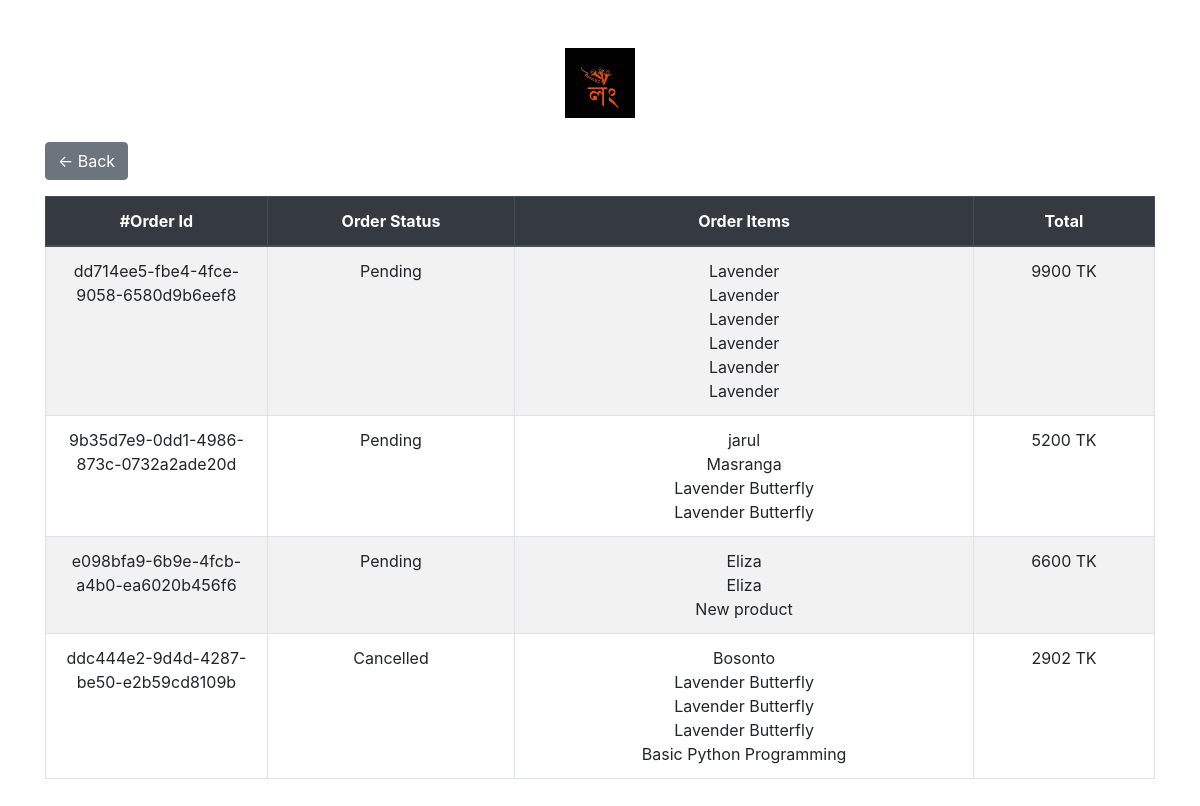
Page /myorder/49 on the committed database.
### shop/models.py (models this page shows, shortened)
class Order(models.Model):
    STATUS_CHOICES = [
        ('not_confirm','not_confirm'),
        ('Confirmed','Confirmed'),
        ('Pending', 'Pending'),
        ('Processing', 'Processing'),
        ('Shipped', 'Shipped'),
        ('Delivered', 'Delivered'),
        ('Cancelled', 'Cancelled'),
    ]
    LOCATION_CHOICES = [
        ('inside_dhaka', 'Inside Dhaka'),
        ('outside_dhaka', 'Outside Dhaka'),
    ]
    id = models.UUIDField(
            primary_key=True,
            default=uuid.uuid4,
            editable=False
        )
    user=models.ForeignKey(UserProfile,on_delete=models.SET_NULL,null=True)
    status = models.CharField(max_length=20, choices=STATUS_CHOICES, default='Pending')
    sesssion_id = models.CharField(max_length=50, blank=True, null=True)
    items = models.ManyToManyField('Product', through='OrderItem')
    created_at=models.DateTimeField(default=now,blank=True)
    complete=models.BooleanField(default=False,blank=True)
    coupon=models.BooleanField(default=False,null=True,blank=True)
    coupon_percentange=models.PositiveIntegerField(default=0,null=True,blank=True)
    cancel_reason=models.TextField(null=True,blank=True)
    location = models.CharField(max_length=20, choices=LOCATION_CHOICES, null=True, blank=True)
    totalbill= models.PositiveIntegerField(default=0)
    delivary_charge = models.PositiveIntegerField(default=False)
    status_changed_by = models.ForeignKey(User,on_delete=models.SET_NULL,null=True,blank=True)
    @property
    def get_total(self):
        order_items = OrderItem.objects.filter(order=self)
        total = sum(item.item_total for item in order_items)
        if self.coupon:
            total-=total*(self.coupon_percentange/100)
        return int(total)

class OrderItem(models.Model):
    product=models.ForeignKey(Product,on_delete=models.CASCADE,null=True)
    quantity=models.IntegerField(default=0)
    order = models.ForeignKey(Order, related_name='order_items',null=True, on_delete=models.CASCADE)
    size=models.CharField(max_length=10,blank=True,null=True)
    is_stitched = models.BooleanField(default=True)
    customization_note = models.TextField(null=True, blank=True)
    @property
    def item_total(self):
        if  self.is_stitched:
            total=self.product.price*self.quantity
        else:
            total=self.product.unstitched_price*self.quantity
        return total

class Product(models.Model):
    name=models.CharField(max_length=100)
    slug = AutoSlugField(populate_from='name',unique=True,null=True,default=None)
    product_code=models.CharField(max_length=100,null=True,blank=True)
    description=models.TextField(null=True,blank=True)
    desc = models.TextField(null=True,blank=True)
    price = models.IntegerField(default=0)
    unstitched_price = models.PositiveIntegerField(default=0)
    discount_percent=models.IntegerField(default=0)
    main_price = models.IntegerField(default=0)
    discount=models.BooleanField(default=True,null=True,blank=False)
    productCategory = models.ManyToManyField(ProductCategory)
    collectionset = models.ForeignKey(CollectionSet,on_delete=models.SET_NULL,null=True,blank=True)
    image=ResizedImageField(upload_to='product-image/',blank=True,null=True)
    image2=ResizedImageField(upload_to='product-image/',blank=True,null=True)
    image3=ResizedImageField(upload_to='product-image/',blank=True,null=True)
    image4=ResizedImageField(upload_to='product-image/',blank=True,null=True)
    youtube_video_id = models.CharField(max_length=50,blank=True,null=True)
    arrive_at=models.DateTimeField(default=now,blank=True)
    new_arrival=models.BooleanField(default=False,blank=True)
    tags = TaggableManager()
    in_stock=models.BooleanField(default=True,blank=True)
    ratting = models.FloatField(default=0)
    customization_possible =  models.BooleanField(default=False, blank=True, null=True)

### shop/views.py (the view)
# urls.py: path('myorder/<int:pk>',profile, name="profile"),
def profile(request,pk):
    user=UserProfile.objects.get(id=pk)
    orders=Order.objects.filter(user=user,complete=True).order_by('-created_at')
    context={
        'orders':orders,
        'userProfile':user
    }
    return render(request,'shop/profile.html',context)

### shop/templates/shop/profile.html (shortened to what this page needs)
<!DOCTYPE html>
{% load static %}
<html lang="en">
<head>
  <link href="https://maxcdn.bootstrapcdn.com/bootstrap/4.5.2/css/bootstrap.min.css" rel="stylesheet">
</head>
<body>
<div class="container my-5">
  <div class="text-center mb-4">
    <img src="{% static 'image/logo/logo.jpg' %}" height="70" alt="Logo" class="logo">
  </div>
  <div class="mb-3">
    <a href="javascript:history.back()" class="btn btn-secondary">
      &larr; Back
    </a>
  </div>
  <div class="row">
    <div class="col-lg-12">
      <div class="table-responsive">
        <table class="table table-striped table-bordered table-hover text-center">
          <thead class="thead-dark">
            <tr>
              <th>#Order Id</th>
              <th>Order Status</th>
              <th>Order Items</th>
              <th>Total</th>
            </tr>
          </thead>
          <tbody>
            {% for order in orders %}
              {% if order.status != 'not_confirm' %}
                <tr>
                  <td style="width: 20%;">{{ order.id }}</td>
                  <td>{{ order.status }}</td>
                  <td>
                    {% for item in order.order_items.all %}
                      {{ item.product.name }}<br>
                    {% endfor %}
                  </td>
                  <td>{{ order.get_total }} TK</td>
                </tr>
              {% endif %}
            {% endfor %}
          </tbody>
        </table>
      </div>
    </div>
  </div>
</div>
</body>
</html>

### shop/templates/shop/profile.html (style rules this page uses)
.logo { max-width: 150px; }

### rows in the picture
Order: id "dd714ee5-fbe4-4fce-9058-6580d9b6eef8", status "Pending", get_total "9900"
OrderItem: product.name "Lavender"
OrderItem: product.name "Lavender"
OrderItem: product.name "Lavender"
OrderItem: product.name "Lavender"
OrderItem: product.name "Lavender"
OrderItem: product.name "Lavender"
Order: id "9b35d7e9-0dd1-4986-873c-0732a2ade20d", status "Pending", get_total "5200"
OrderItem: product.name "jarul"
OrderItem: product.name "Masranga"
OrderItem: product.name "Lavender Butterfly"
OrderItem: product.name "Lavender Butterfly"
Order: id "e098bfa9-6b9e-4fcb-a4b0-ea6020b456f6", status "Pending", get_total "6600"
OrderItem: product.name "Eliza"
OrderItem: product.name "Eliza"
OrderItem: product.name "New product"
Order: id "ddc444e2-9d4d-4287-be50-e2b59cd8109b", status "Cancelled", get_total "2902"
OrderItem: product.name "Bosonto"
OrderItem: product.name "Lavender Butterfly"
OrderItem: product.name "Lavender Butterfly"
OrderItem: product.name "Lavender Butterfly"
OrderItem: product.name "Basic Python Programming"
